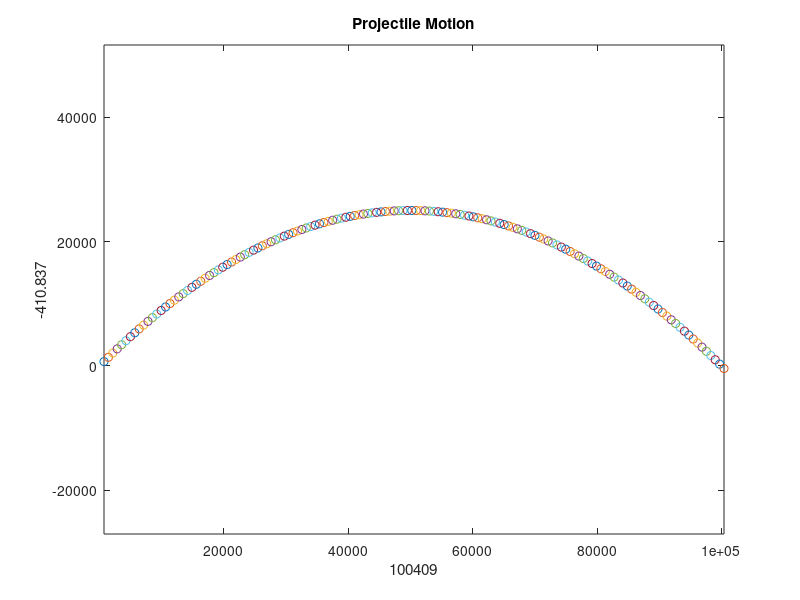

Write MATLAB code to recreate this figure.
clear all
close all
theta= pi/4;   % Angle
u= 1000;    % Initial velocity
g=10;       % Gravitational Accelaration
R=u^2*sin(2*theta)/g; % Range of Projectile
x=0;
for t=1:1000
    if x<=R
      x=u*cos(theta)*t;
      y=u*sin(theta)*t-0.5*g*t^2;
      axis equal
      plot(x,y,'o')
      hold on
    end
end
xlabel(x)
ylabel(y)
title("Projectile Motion")
